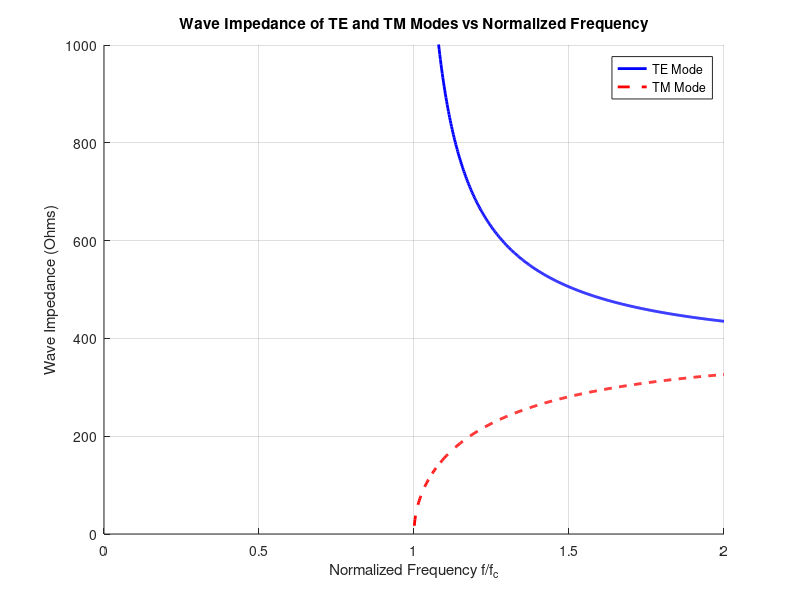

The MATLAB source for this figure:
%% Write a MATLAB program to plot the wave impedance of the TEmn and TMmn modes versus normalized frequency f/fc for a rectangular waveguide having dimensions a and b (a > b) along x- and y-axis, respectively, where f/fc varies from 0 to 2. The waveguide is filled with air medium.

close all;
clear;
clc;
a = input('Enter value for a (waveguide width in meters): ');
b = input('Enter value for b (waveguide height in meters): ');
mu_r = input('Enter value for relative permeability (mu_r): ');
eps_r = input('Enter value for relative permittivity (eps_r): ');
m = input('Enter value for mode number m: ');
n = input('Enter value for mode number n: ');
f = input('Enter operating frequency in Hz: ');
c = 3e8; 
fc = (c / (2 * sqrt(mu_r * eps_r))) * sqrt((m/a)^2 + (n/b)^2);
disp(['You entered a = ', num2str(a), ' meters']);
disp(['You entered b = ', num2str(b), ' meters']);
disp(['You entered mu_r = ', num2str(mu_r)]);
disp(['You entered eps_r = ', num2str(eps_r)]);
disp(['You entered m = ', num2str(m)]);
disp(['You entered n = ', num2str(n)]);
disp(['Operating frequency f = ', num2str(f/1e9), ' GHz']);
disp(['Calculated cutoff frequency fc = ', num2str(fc/1e9), ' GHz']);
if f > fc
    beta = (2 * pi * f / c) * sqrt(mu_r * eps_r) * sqrt(1 - (fc/f)^2);
    
    disp(['Calculated propagation constant beta = ', num2str(beta), ' rad/m']);
else
    disp('Propagation is not possible: Frequency is less than or equal to the cutoff frequency.');
end
mu0 = 4 * pi * 1e-7;  % Permeability of free space
epsilon0 = 8.854e-12; % Permittivity of free space
eta0 = sqrt(mu0 / epsilon0);  % Characteristic impedance of free space
disp(['Characteristic impedance of free space (eta0) = ', num2str(eta0), ' Ohms']);
fc = (c / 2) * sqrt((m/a)^2 + (n/b)^2);  
f_over_fc = linspace(0, 2, 1000);  % Generate normalized frequencies from 0 to 2
f = f_over_fc * fc;  % Actual frequency values corresponding to normalized frequency
Z_TE = zeros(1, length(f));  % Preallocate impedance array for TE mode
Z_TM = zeros(1, length(f));  % Preallocate impedance array for TM mode
for i = 1:length(f)
    if f_over_fc(i) > 1
        Z_TE(i) = eta0 / sqrt(1 - (fc / f(i))^2); 
        Z_TM(i) = eta0 * sqrt(1 - (fc / f(i))^2); 
    else
        Z_TE(i) = NaN;  % No propagation below cutoff frequency
        Z_TM(i) = NaN;
    end
end
figure;
hold on;
plot(f_over_fc, Z_TE, 'b-', 'LineWidth', 2); 
plot(f_over_fc, Z_TM, 'r--', 'LineWidth', 2); 
hold off;
xlabel('Normalized Frequency f/f_c');
ylabel('Wave Impedance (Ohms)');
title('Wave Impedance of TE and TM Modes vs Normalized Frequency');
legend('TE Mode', 'TM Mode');
grid on;
axis([0 2 0 1000]); 